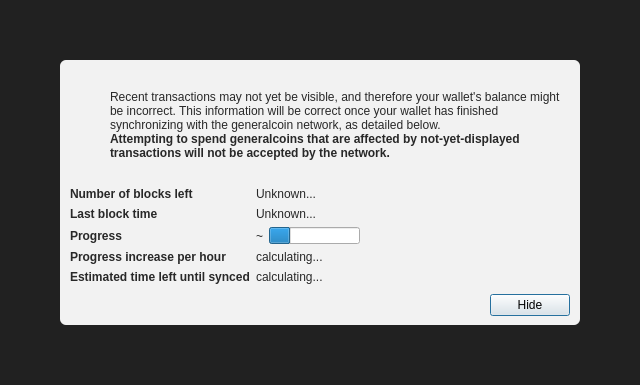
<?xml version="1.0" encoding="UTF-8"?>
<ui version="4.0">
 <class>ModalOverlay</class>
 <widget class="ModalOverlay" name="ModalOverlay">
  <property name="geometry">
   <rect>
    <x>0</x>
    <y>0</y>
    <width>640</width>
    <height>385</height>
   </rect>
  </property>
  <property name="windowTitle">
   <string>Form</string>
  </property>
  <layout class="QVBoxLayout" name="verticalLayout" stretch="0">
   <property name="sizeConstraint">
    <enum>QLayout::SetDefaultConstraint</enum>
   </property>
   <property name="leftMargin">
    <number>0</number>
   </property>
   <property name="topMargin">
    <number>0</number>
   </property>
   <property name="rightMargin">
    <number>0</number>
   </property>
   <property name="bottomMargin">
    <number>0</number>
   </property>
   <item>
    <widget class="QWidget" name="bgWidget" native="true">
     <property name="styleSheet">
      <string notr="true">#bgWidget { background: rgba(0,0,0,220); }</string>
     </property>
     <layout class="QVBoxLayout" name="verticalLayoutMain" stretch="1">
      <property name="leftMargin">
       <number>60</number>
      </property>
      <property name="topMargin">
       <number>60</number>
      </property>
      <property name="rightMargin">
       <number>60</number>
      </property>
      <property name="bottomMargin">
       <number>60</number>
      </property>
      <item>
       <widget class="QWidget" name="contentWidget" native="true">
        <property name="styleSheet">
         <string notr="true">#contentWidget { background: rgba(255,255,255,240); border-radius: 6px; }

QLabel { color: rgb(40,40,40);  }</string>
        </property>
        <layout class="QVBoxLayout" name="verticalLayoutSub" stretch="1,0,0,0">
         <property name="spacing">
          <number>0</number>
         </property>
         <property name="leftMargin">
          <number>10</number>
         </property>
         <property name="topMargin">
          <number>10</number>
         </property>
         <property name="rightMargin">
          <number>10</number>
         </property>
         <property name="bottomMargin">
          <number>10</number>
         </property>
         <item>
          <layout class="QHBoxLayout" name="horizontalLayoutIconText" stretch="0,1">
           <property name="topMargin">
            <number>20</number>
           </property>
           <item>
            <layout class="QVBoxLayout" name="verticalLayoutIcon">
             <property name="leftMargin">
              <number>0</number>
             </property>
             <item>
              <widget class="QPushButton" name="warningIcon">
               <property name="enabled">
                <bool>false</bool>
               </property>
               <property name="text">
                <string/>
               </property>
               <property name="icon">
                <iconset>
                 <normaloff>:/icons/warning</normaloff>
                 <disabledoff>:/icons/warning</disabledoff>:/icons/warning</iconset>
               </property>
               <property name="iconSize">
                <size>
                 <width>48</width>
                 <height>48</height>
                </size>
               </property>
               <property name="flat">
                <bool>true</bool>
               </property>
              </widget>
             </item>
             <item>
              <spacer name="verticalSpacerWarningIcon">
               <property name="orientation">
                <enum>Qt::Vertical</enum>
               </property>
               <property name="sizeHint" stdset="0">
                <size>
                 <width>20</width>
                 <height>40</height>
                </size>
               </property>
              </spacer>
             </item>
            </layout>
           </item>
           <item>
            <layout class="QVBoxLayout" name="verticalLayoutInfoText">
             <property name="leftMargin">
              <number>0</number>
             </property>
             <property name="topMargin">
              <number>0</number>
             </property>
             <item>
              <widget class="QLabel" name="infoText">
               <property name="text">
                <string>Recent transactions may not yet be visible, and therefore your wallet's balance might be incorrect. This information will be correct once your wallet has finished synchronizing with the generalcoin network, as detailed below.</string>
               </property>
               <property name="textFormat">
                <enum>Qt::RichText</enum>
               </property>
               <property name="wordWrap">
                <bool>true</bool>
               </property>
              </widget>
             </item>
             <item>
              <widget class="QLabel" name="infoTextStrong">
               <property name="font">
                <font>
                 <weight>75</weight>
                 <bold>true</bold>
                </font>
               </property>
               <property name="text">
                <string>Attempting to spend generalcoins that are affected by not-yet-displayed transactions will not be accepted by the network.</string>
               </property>
               <property name="textFormat">
                <enum>Qt::RichText</enum>
               </property>
               <property name="wordWrap">
                <bool>true</bool>
               </property>
              </widget>
             </item>
             <item>
              <spacer name="verticalSpacerInTextSpace">
               <property name="orientation">
                <enum>Qt::Vertical</enum>
               </property>
               <property name="sizeHint" stdset="0">
                <size>
                 <width>20</width>
                 <height>40</height>
                </size>
               </property>
              </spacer>
             </item>
            </layout>
           </item>
          </layout>
         </item>
         <item>
          <spacer name="verticalSpacerAfterText">
           <property name="orientation">
            <enum>Qt::Vertical</enum>
           </property>
           <property name="sizeHint" stdset="0">
            <size>
             <width>20</width>
             <height>40</height>
            </size>
           </property>
          </spacer>
         </item>
         <item>
          <layout class="QFormLayout" name="formLayout">
           <property name="fieldGrowthPolicy">
            <enum>QFormLayout::FieldsStayAtSizeHint</enum>
           </property>
           <property name="horizontalSpacing">
            <number>6</number>
           </property>
           <property name="verticalSpacing">
            <number>6</number>
           </property>
           <property name="topMargin">
            <number>10</number>
           </property>
           <item row="0" column="0">
            <widget class="QLabel" name="labelNumberOfBlocksLeft">
             <property name="font">
              <font>
               <weight>75</weight>
               <bold>true</bold>
              </font>
             </property>
             <property name="text">
              <string>Number of blocks left</string>
             </property>
            </widget>
           </item>
           <item row="0" column="1">
            <widget class="QLabel" name="numberOfBlocksLeft">
             <property name="text">
              <string>Unknown...</string>
             </property>
            </widget>
           </item>
           <item row="1" column="0">
            <widget class="QLabel" name="labelLastBlockTime">
             <property name="font">
              <font>
               <weight>75</weight>
               <bold>true</bold>
              </font>
             </property>
             <property name="text">
              <string>Last block time</string>
             </property>
            </widget>
           </item>
           <item row="1" column="1">
            <widget class="QLabel" name="newestBlockDate">
             <property name="sizePolicy">
              <sizepolicy hsizetype="Maximum" vsizetype="Preferred">
               <horstretch>0</horstretch>
               <verstretch>0</verstretch>
              </sizepolicy>
             </property>
             <property name="text">
              <string>Unknown...</string>
             </property>
            </widget>
           </item>
           <item row="2" column="0">
            <widget class="QLabel" name="labelSyncDone">
             <property name="font">
              <font>
               <weight>75</weight>
               <bold>true</bold>
              </font>
             </property>
             <property name="text">
              <string>Progress</string>
             </property>
            </widget>
           </item>
           <item row="2" column="1">
            <layout class="QHBoxLayout" name="horizontalLayoutSync" stretch="0,1">
             <item>
              <widget class="QLabel" name="percentageProgress">
               <property name="text">
                <string notr="true">~</string>
               </property>
              </widget>
             </item>
             <item>
              <widget class="QProgressBar" name="progressBar">
               <property name="value">
                <number>24</number>
               </property>
               <property name="format">
                <string/>
               </property>
              </widget>
             </item>
            </layout>
           </item>
           <item row="4" column="0">
            <widget class="QLabel" name="labelProgressIncrease">
             <property name="font">
              <font>
               <weight>75</weight>
               <bold>true</bold>
              </font>
             </property>
             <property name="text">
              <string>Progress increase per hour</string>
             </property>
            </widget>
           </item>
           <item row="4" column="1">
            <widget class="QLabel" name="progressIncreasePerH">
             <property name="text">
              <string>calculating...</string>
             </property>
            </widget>
           </item>
           <item row="5" column="0">
            <widget class="QLabel" name="labelEstimatedTimeLeft">
             <property name="font">
              <font>
               <weight>75</weight>
               <bold>true</bold>
              </font>
             </property>
             <property name="text">
              <string>Estimated time left until synced</string>
             </property>
            </widget>
           </item>
           <item row="5" column="1">
            <widget class="QLabel" name="expectedTimeLeft">
             <property name="text">
              <string>calculating...</string>
             </property>
            </widget>
           </item>
          </layout>
         </item>
         <item>
          <layout class="QHBoxLayout" name="horizontalLayoutButtons">
           <property name="leftMargin">
            <number>10</number>
           </property>
           <property name="topMargin">
            <number>10</number>
           </property>
           <item>
            <spacer name="horizontalSpacer">
             <property name="orientation">
              <enum>Qt::Horizontal</enum>
             </property>
             <property name="sizeHint" stdset="0">
              <size>
               <width>40</width>
               <height>20</height>
              </size>
             </property>
            </spacer>
           </item>
           <item>
            <widget class="QPushButton" name="closeButton">
             <property name="text">
              <string>Hide</string>
             </property>
             <property name="focusPolicy">
              <enum>Qt::StrongFocus</enum>
             </property>
             <property name="default">
              <bool>true</bool>
             </property>
            </widget>
           </item>
          </layout>
         </item>
        </layout>
       </widget>
      </item>
     </layout>
    </widget>
   </item>
  </layout>
 </widget>
 <customwidgets>
  <customwidget>
   <class>ModalOverlay</class>
   <extends>QWidget</extends>
   <header>qt/modaloverlay.h</header>
   <container>1</container>
  </customwidget>
 </customwidgets>
 <resources/>
 <connections/>
</ui>
